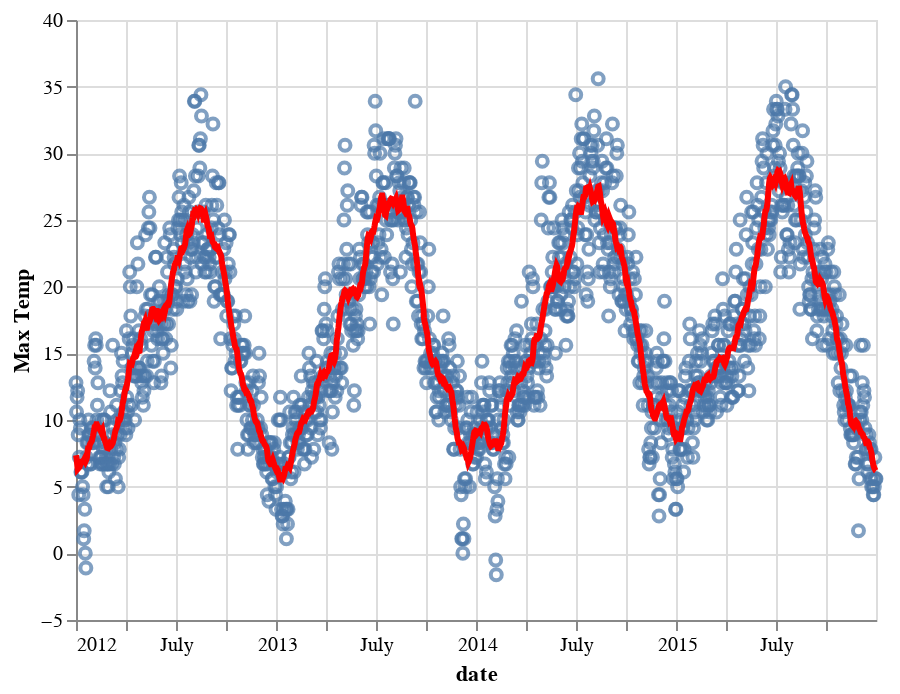

The cell this chart's notebook holds for it:
### Markdown cell above
#### Scatter Plot with Rolling Mean

### Code cell
import altair as alt
from vega_datasets import data

source = data.seattle_weather()

line = alt.Chart(source).mark_line(
    color='red',
    size=3
).transform_window(
    rolling_mean='mean(temp_max)',
    frame=[-15, 15]
).encode(
    x='date:T',
    y='rolling_mean:Q'
)

points = alt.Chart(source).mark_point().encode(
    x='date:T',
    y=alt.Y('temp_max:Q',
            axis=alt.Axis(title='Max Temp'))
)

points + line

### Figure 1 — Vega-Lite specification as saved in the notebook (floating-point values rounded to 4 significant figures; data arrays with more than 128 entries replaced by an {"elided": "..."} marker saying what was removed)
{"config": {"view": {"continuousWidth": 400, "continuousHeight": 300}}, "layer": [{"mark": "point", "encoding": {"x": {"field": "date", "type": "temporal"}, "y": {"axis": {"title": "Max Temp"}, "field": "temp_max", "type": "quantitative"}}}, {"mark": {"type": "line", "color": "red", "size": 3}, "encoding": {"x": {"field": "date", "type": "temporal"}, "y": {"field": "rolling_mean", "type": "quantitative"}}, "transform": [{"window": [{"op": "mean", "field": "temp_max", "as": "rolling_mean"}], "frame": [-15, 15]}]}], "data": {"name": "data-830c39fec90146253fb06a06c26374ef"}, "$schema": "https://vega.github.io/schema/vega-lite/v4.17.0.json", "datasets": {"data-830c39fec90146253fb06a06c26374ef": {"elided": "1461 records"}}}
